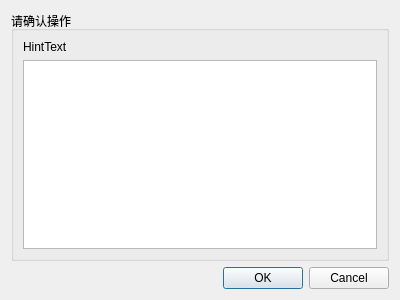
<?xml version="1.0" encoding="UTF-8"?>
<ui version="4.0">
 <class>Dialog</class>
 <widget class="QDialog" name="Dialog">
  <property name="geometry">
   <rect>
    <x>0</x>
    <y>0</y>
    <width>400</width>
    <height>300</height>
   </rect>
  </property>
  <property name="windowTitle">
   <string>Dialog</string>
  </property>
  <layout class="QGridLayout" name="gridLayout">
   <item row="1" column="0">
    <widget class="QDialogButtonBox" name="buttonBox">
     <property name="orientation">
      <enum>Qt::Orientation::Horizontal</enum>
     </property>
     <property name="standardButtons">
      <set>QDialogButtonBox::StandardButton::Cancel|QDialogButtonBox::StandardButton::Ok</set>
     </property>
    </widget>
   </item>
   <item row="0" column="0">
    <widget class="QGroupBox" name="groupBox">
     <property name="title">
      <string>请确认操作</string>
     </property>
     <layout class="QGridLayout" name="gridLayout_2">
      <item row="0" column="0">
       <widget class="QLabel" name="HintLabel">
        <property name="text">
         <string>HintText</string>
        </property>
       </widget>
      </item>
      <item row="1" column="0">
       <widget class="QListWidget" name="List_Display"/>
      </item>
     </layout>
    </widget>
   </item>
  </layout>
 </widget>
 <resources/>
 <connections>
  <connection>
   <sender>buttonBox</sender>
   <signal>accepted()</signal>
   <receiver>Dialog</receiver>
   <slot>accept()</slot>
   <hints>
    <hint type="sourcelabel">
     <x>227</x>
     <y>282</y>
    </hint>
    <hint type="destinationlabel">
     <x>157</x>
     <y>274</y>
    </hint>
   </hints>
  </connection>
  <connection>
   <sender>buttonBox</sender>
   <signal>rejected()</signal>
   <receiver>Dialog</receiver>
   <slot>reject()</slot>
   <hints>
    <hint type="sourcelabel">
     <x>295</x>
     <y>288</y>
    </hint>
    <hint type="destinationlabel">
     <x>286</x>
     <y>274</y>
    </hint>
   </hints>
  </connection>
 </connections>
</ui>
